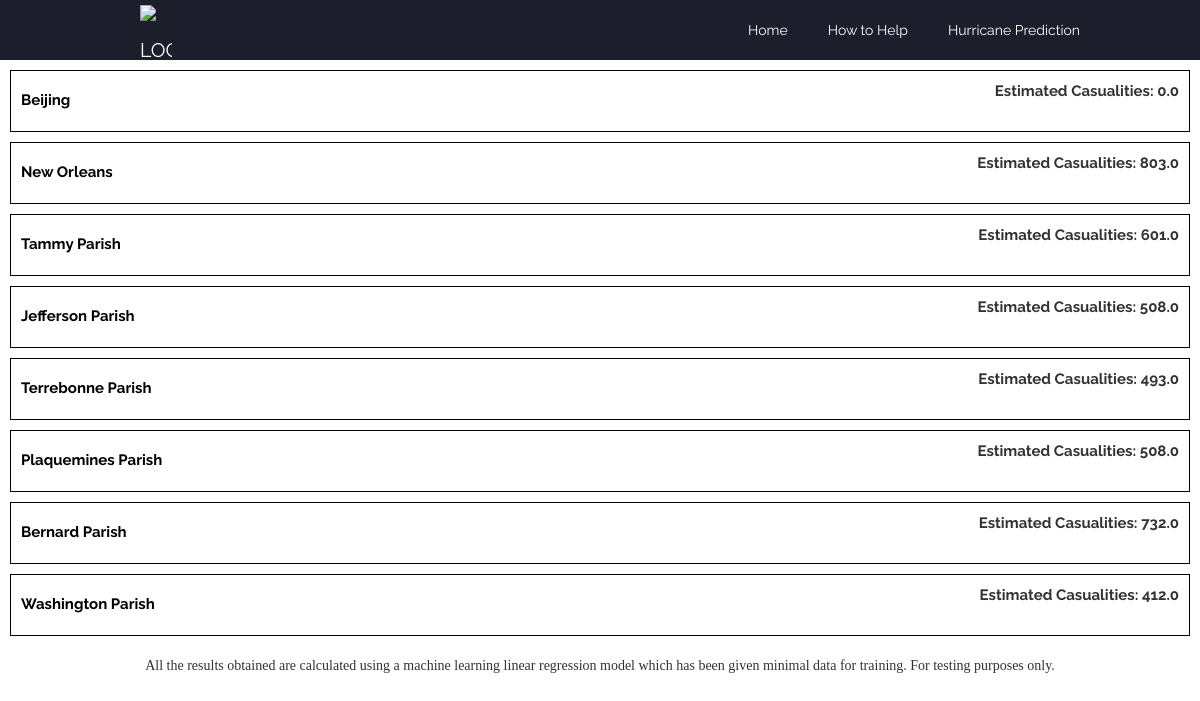
Screenshot of /mainapp/help with the database file from the repository.
### mainapp/models.py (models this page shows)
class Location(models.Model):
    name = models.CharField(max_length=200, null=True)
    Hlat = models.FloatField(default=27.9, null=True)
    Hlong = models.FloatField(default=89.5, null=True)
    MaxSusWind = models.FloatField(default=160, null=True)
    Clat = models.FloatField(default=29.951065, null=True)
    Clong = models.FloatField(default=-90.071533, null=True)
    Pop = models.FloatField(default=445000, null=True)
    Area = models.FloatField(default=350, null=True)
    prediction = models.FloatField(default=0)
    def __str__(self):
        return f"""name: {self.name}"""

### mainapp/views.py (the view)
# urls.py: path('help', views.howtohelp, name='howtohelp'),
def howtohelp(request):
    context = {}
    context['dataset'] = Location.objects.all()
    print(context)
    return render(request, 'mainapp/help.html', context)

### mainapp/templates/mainapp/help.html (shortened to what this page needs)
{% extends "base.html" %}
{% block content %}
    <section class="dashboard">
    {% for data in dataset %}
    <div class="location">
      <a href='{% url "location" data.id %}'>{{data.name}}</a>
      <p>Estimated Casualities: {{data.prediction}}</p>
    </div>
    {% endfor %}
    </section>
    <footer style='margin: 2rem; text-align: center; font-family: Avenir'>All the results obtained are calculated using a machine learning linear regression model which has been given minimal data for training. For testing purposes only.</footer>
{% endblock %}

### mainapp/templates/base.html (shortened to what this page needs)
<!DOCTYPE html>
<html>
  <head>
    <link href="css/style.css" rel="stylesheet" type="text/css">
    <link rel="stylesheet" href="https://maxcdn.bootstrapcdn.com/bootstrap/3.4.0/css/bootstrap.min.css">
  </head>
  <body>
    <section class="navigation">
    <div class="nav-container">
      <div class="brand">
       <a href="{% url 'index' %}""><img src="https://cdn.glitch.com/5dc1d036-6a21-4dd5-836f-78171755c414%2FKatrinaSupport%203.png?v=1596482973897" style="max-width:45%; margin:5px 0px" alt="logo"></a>
      </div>
      <nav>
        <ul class="nav-list">
          <li><a href="{% url 'index'%}">Home</a></li>
          <li><a href="{% url 'howtohelp'%}">How to Help</a> </li>
          <li><a href="{% url 'predict'%}">Hurricane Prediction</a></li>
      </nav>
    </div>
    </section>
    {% block content %}
    {% endblock %}
  </body>
</html>

### mainapp/static/mainapp/css/style.css (style rules this page uses)
* { margin: 0; }
.navigation { height: 60px; background-color: #1D1E2C; }
.brand { position: absolute; padding-left: 40px; float: left; line-height: 60px; text-transform: uppercase; font-size: 1.4em; }
.brand a, .brand a:visited { text-decoration: none; color: white; }
.nav-container { max-width: 1000px; margin: 0 auto; }
nav { float: right; }
.nav-list { list-style: None; padding: 0; margin: 0; }
.nav-list li { float: left; position: relative; }
.nav-list a, .nav-list a:visited { display: block; padding: 0 20px; line-height: 60px; background: #1D1E2C; color: white; text-decoration: none; }

### mainapp/templates/base.html (style rules this page uses)
* { margin: 0; outline: none; }
body { font-family: 'Raleway'; }
p { line-height: 20px; margin-bottom: 20px; }
.navigation { height: 60px; background-color: #1D1E2C; }
.brand { position: absolute; padding-left: 40px; float: left; line-height: 60px; text-transform: uppercase; font-size: 1.4em; }
.brand a, .brand a:visited { text-decoration: none; color: white; }
.nav-container { max-width: 1000px; margin: 0 auto; }
nav { float: right; }
.nav-list { list-style: None; padding: 0; margin: 0; }
.nav-list li { float: left; position: relative; }
.nav-list a, .nav-list a:visited { display: block; padding: 0 20px; line-height: 60px; background: #1D1E2C; color: white; text-decoration: none; }
* { font-family: 'Raleway' }
.location { font-size: 1.5rem; font-weight: bold; border: 1px solid black; margin: 1rem; display: flex; justify-content: space-between; align-items: center; padding: 1rem; }
.location a { color: initial; text-decoration: none; transition: color .2s ease; }

### rows the page displays
Location: name "Beijing", prediction "0.0"
Location: name "New Orleans", prediction "803.0"
Location: name "Tammy Parish", prediction "601.0"
Location: name "Jefferson Parish", prediction "508.0"
Location: name "Terrebonne Parish", prediction "493.0"
Location: name "Plaquemines Parish", prediction "508.0"
Location: name "Bernard Parish", prediction "732.0"
Location: name "Washington Parish", prediction "412.0"
